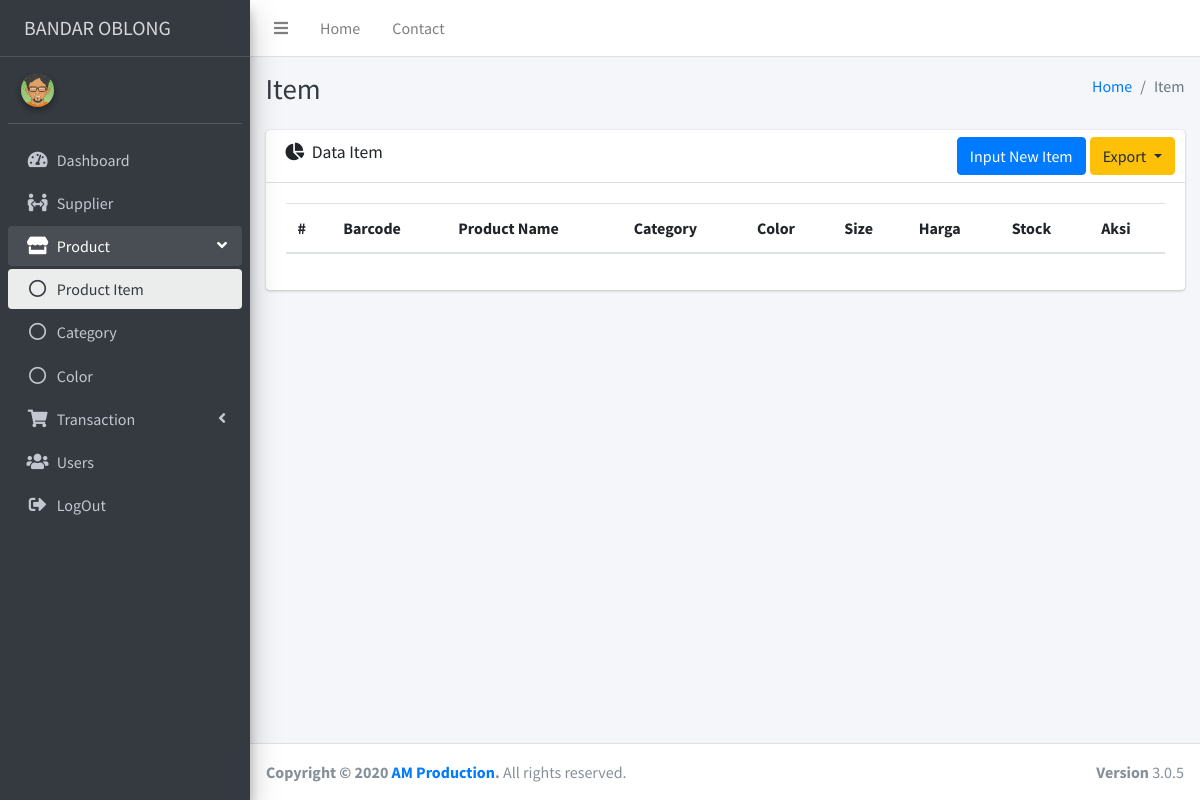
The app's page /index.php/item, older data.
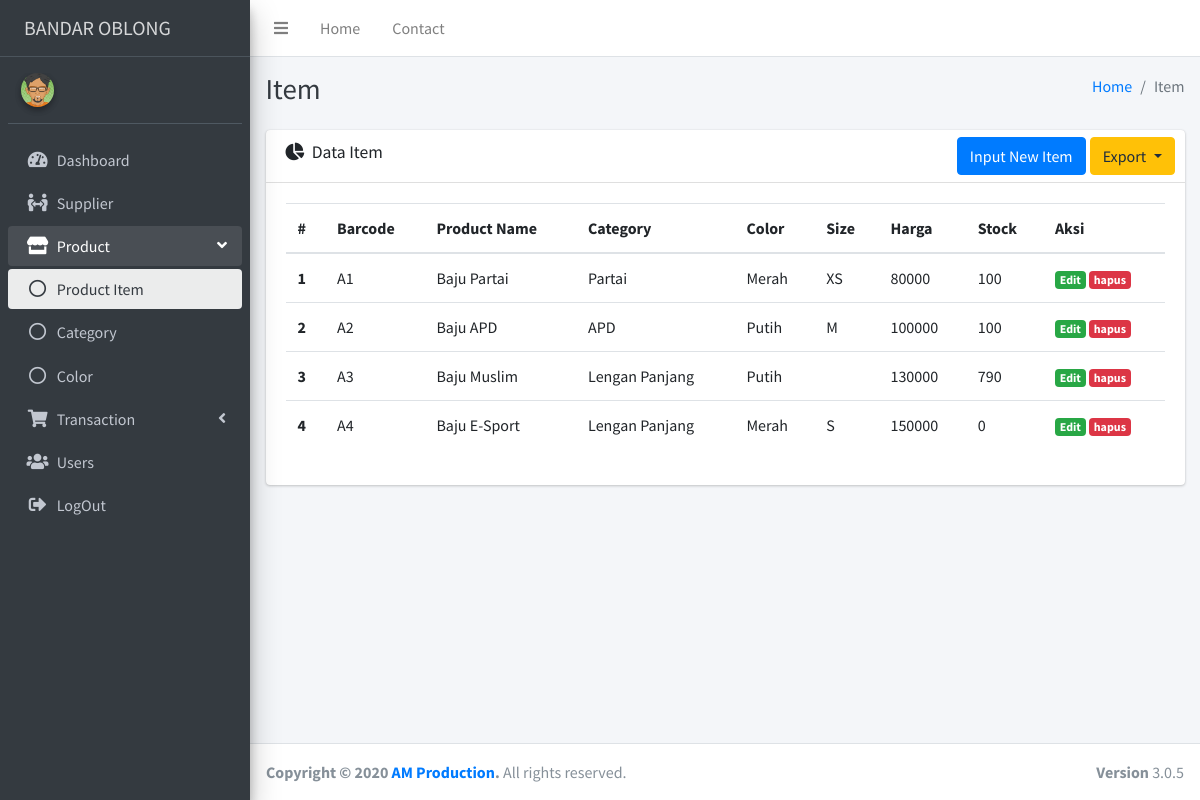
The same page, newer data.
### tables this page shows
CREATE TABLE IF NOT EXISTS `p_item` (
  `id_item` int(11) NOT NULL AUTO_INCREMENT,
  `barcode` varchar(128) DEFAULT NULL,
  `name` varchar(128) DEFAULT NULL,
  `category` int(11) DEFAULT NULL,
  `color` int(11) DEFAULT NULL,
  `size` varchar(10),
  `price` int(11),
  `stock` int(11) DEFAULT '0',
  `created` datetime DEFAULT CURRENT_TIMESTAMP,
  `updated` datetime DEFAULT NULL,
  PRIMARY KEY (`id_item`),
  UNIQUE KEY `barcode` (`barcode`),
  KEY `category` (`category`),
  KEY `color` (`color`),
  CONSTRAINT `FK_p_item_p_color` FOREIGN KEY (`color`) REFERENCES `p_color` (`id_color`),
  CONSTRAINT `p_item_ibfk_1` FOREIGN KEY (`category`) REFERENCES `p_category` (`id_category`)
);

CREATE TABLE IF NOT EXISTS `p_category` (
  `id_category` int(11) NOT NULL AUTO_INCREMENT,
  `name` varchar(128) NOT NULL,
  `created` datetime NOT NULL DEFAULT CURRENT_TIMESTAMP,
  `updated` datetime DEFAULT NULL,
  PRIMARY KEY (`id_category`)
);

CREATE TABLE IF NOT EXISTS `p_color` (
  `id_color` int(11) NOT NULL AUTO_INCREMENT,
  `color` varchar(50) NOT NULL DEFAULT '',
  PRIMARY KEY (`id_color`)
);

### application/libraries/Template.php (called while the page is built)
<?php
class Template
{
    var $template_data = array();
    function set($name, $value)
    {
        $this->template_data[$name] = $value;
    }
    function load($template = '', $view = '', $view_data = array(), $return = false)
    {
        $this->CI = &get_instance();
        $this->set('contents', $this->CI->load->view($view, $view_data, true));
        return $this->CI->load->view($template, $this->template_data, $return);
    }
}

### application/controllers/Item.php (called while the page is built, shortened)
<?php
class Item extends CI_Controller
{
    public function index()
    {
        $data['title'] = 'item';
        $data['row']  = $this->item_m->get();
        $data['category'] = $this->category_m->get();
        $data['color'] = $this->color_m->get();
        $this->template->load('templates/index', 'product/item/index', $data);
    }
}

### index.php (called while the page is built, shortened)
<?php
require_once BASEPATH.'core/CodeIgniter.php';

### application/models/item_m.php (called while the page is built, shortened)
<?php
class item_m extends CI_Model
{
    public function get($id = null)
    {
        $this->db->select('p_item.*, p_category.name as category_name, p_color.color as color_name');
        $this->db->from('p_item');
        $this->db->join('p_category', 'p_category.id_category = p_item.category');
        $this->db->join('p_color', 'p_color.id_color = p_item.color');
        $query = $this->db->get();
        return $query;
    }
}

### application/views/product/item/index.php (the view, shortened to what the changed rows need)
<div class="content-header">
    <div class="container-fluid">
        <div class="row mb-2">
            <div class="col-sm-6">
                <h1 class="m-0 text-dark">Item</h1>
            </div>
        </div>
    </div>
</div>
<section class="content">
    <div class="container-fluid">
        <div class="row">
            <section class="col-lg connectedSortable">
                <div class="card">
                    <div class="card-body">
                        <div class="tab-content p-0">
                            <table class="table table-hover col-md" id="table1">
                                <thead>
                                    <tr>
                                        <th scope="col">#</th>
                                        <th scope="col">Barcode</th>
                                        <th scope="col">Product Name</th>
                                        <th scope="col">Category</th>
                                        <th scope="col">Color</th>
                                        <th scope="col">Size</th>
                                        <th scope="col">Harga</th>
                                        <th scope="col">Stock</th>
                                        <th scope="col">Aksi</th>
                                    </tr>
                                </thead>
                                <tbody>
                                    <?php $j = 1; ?>
                                    <?php foreach ($row->result() as $key => $i) : ?>
                                        <tr>
                                            <th scope="row"><?= $j++; ?></th>
                                            <td><?= $i->barcode ?></td>
                                            <td><?= $i->name ?></td>
                                            <td><?= $i->category_name ?></td>
                                            <td><?= $i->color_name ?></td>
                                            <td><?= $i->size ?></td>
                                            <td><?= $i->price ?></td>
                                            <td><?= $i->stock ?></td>
                                            <td>
                                                <a href="<?= site_url('item/edit/') . $i->id_item ?>" class="badge badge-success">Edit</a>
                                                <a href="<?= site_url('item/hapus/') . $i->id_item ?>" onclick="return confirm('Hapus Data item?');" class="badge badge-danger">hapus</a>
                                            </td>
                                        </tr>
                                    <?php endforeach; ?>
                                </tbody>
                            </table>
                        </div>
                    </div>
                </div>
            </section>
        </div>
    </div>
</section>

Row changes from the older to the newer data that the page shows:
added p_item: barcode "A1", name "Baju Partai", category.name "Partai", color.color "Merah", size "XS", price "80000", stock "100"
added p_item: barcode "A2", name "Baju APD", category.name "APD", color.color "Putih", size "M", price "100000", stock "100"
added p_item: barcode "A3", name "Baju Muslim", category.name "Lengan Panjang", color.color "Putih", price "130000", stock "790"
added p_item: barcode "A4", name "Baju E-Sport", category.name "Lengan Panjang", color.color "Merah", size "S", price "150000", stock "0"
